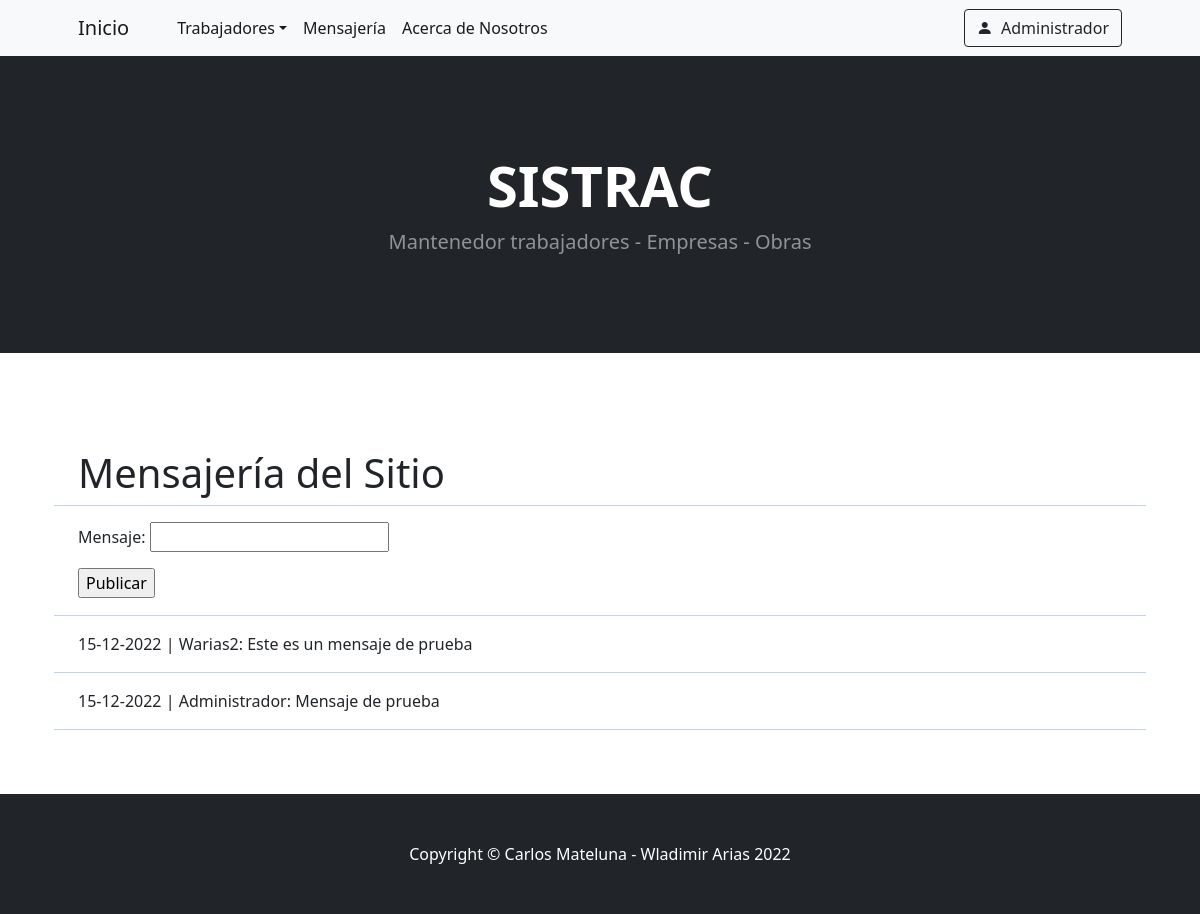
The page /app/mensajeria/ (signed in) on the database as committed earlier.
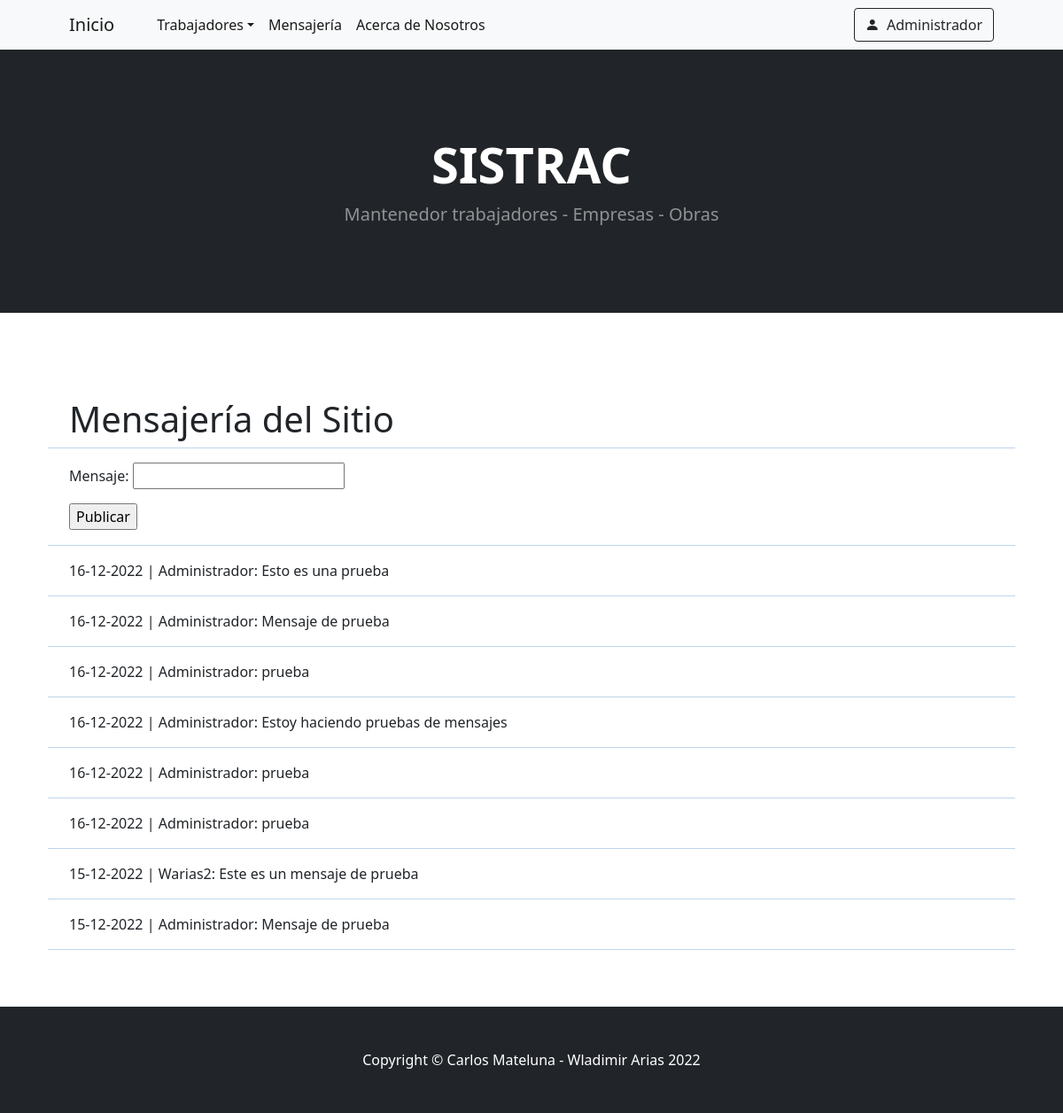
The same page on the database as committed later.
### app/models.py (models this page shows)
class Mensajes(models.Model):
    texto_mensaje = models.CharField(max_length=1000)
    fecha_ingreso = models.DateField()
    user = models.ForeignKey(User, on_delete=models.CASCADE)

### app/views.py (the view, shortened to what this page needs)
# urls.py: path("mensajeria/", mensajeria, name="app-mensajeria")
@login_required
def mensajeria(request):
    errores = ""
    now = datetime.now()
    mensajes = Mensajes.objects.all().order_by("-id")
    formulario = MensajeFormulario()
    contexto = {"listado_mensajes": mensajes, "formulario": formulario ,"errores": errores}
    return render(request, "app/listado_mensajes.html", contexto)

### app/forms.py
class MensajeFormulario(forms.Form):
    texto_mensaje = forms.CharField(label="Mensaje")

### app/templates/app/listado_mensajes.html (shortened to what this page needs)
{% extends 'app/base.html' %} {% block contenido %}
<h1>Mensajería del Sitio</h1>
<hr style="color: #0056b2;" />
<form method="post">
    {% csrf_token %} {{ formulario.as_p }}
    <input type="submit" value="Publicar">
</form>
<hr style="color: #FFFFFF;" />
<hr style="color: #0056b2;" />{% if listado_mensajes %} {% for mensaje in listado_mensajes %}
<p>{{mensaje.fecha_ingreso|date:"d-m-Y"}} | {{ mensaje.user|title}}: {{ mensaje.texto_mensaje }}</p>
<hr style="color: #0056b2;" /> {% endfor %} {% else %}
<p>No hay trabajadores ingresados en el sistema</p>
{% endif %} {% endblock %}

### app/templates/app/base.html (shortened to what this page needs)
<!DOCTYPE html>
<html lang="en">
<head>
    {% load static %}
    <link href="https://cdn.jsdelivr.net/npm/bootstrap-icons@1.5.0/font/bootstrap-icons.css" rel="stylesheet" />
    <link href="{% static 'app/css/styles.css' %}" rel="stylesheet" />
</head>
<body>
    <nav class="navbar navbar-expand-lg navbar-light bg-light">
        <div class="container px-4 px-lg-5">
            <a class="navbar-brand" href="{% url 'app-inicio' %}">Inicio</a>
            <div class="collapse navbar-collapse" id="navbarSupportedContent">
                <ul class="navbar-nav me-auto mb-2 mb-lg-0 ms-lg-4">
                    <li class="nav-item dropdown">
                        <a class="nav-link dropdown-toggle active" id="navbarDropdown" href="#" role="button" data-bs-toggle="dropdown" aria-expanded="false">Trabajadores</a>
                    </li>
                    <li class="nav-item"><a class="nav-link active" aria-current="page" href="{% url 'app-mensajeria' %}">Mensajería</a></li>
                    <li class="nav-item"><a class="nav-link active" aria-current="page" href="{% url 'auth-about' %}">Acerca de Nosotros</a></li>
                </ul>
                {% if request.user.is_authenticated %}
                <ul class="navbar-nav  mb-2 mb-lg-0 ms-lg-4">
                    <li class="nav-item dropdown">
                        <a class="btn btn-outline-dark" id="navbarDropdown" href="#" role="button" data-bs-toggle="dropdown" aria-expanded="false"><i class="bi bi-person-fill me-1"></i> {{ request.user.username.capitalize }}</a>
                    </li>
                </ul>
                {% else %}
                <ul class="navbar-nav  mb-2 mb-lg-0 ms-lg-4">
                    <li class="nav-item dropdown">
                        <a class="btn btn-outline-dark " id="navbarDropdown" href="{% url 'auth-login' %}" aria-expanded="false"><i class="bi bi-person-fill me-1"></i> Iniciar Sesión</a>
                    </li>
                </ul>
                {% endif %}
            </div>
        </div>
    </nav>
    <header class="bg-dark py-5">
        <div class="container px-4 px-lg-5 my-5">
            <div class="text-center text-white">
                <h1 class="display-4 fw-bolder">SISTRAC</h1>
                <p class="lead fw-normal text-white-50 mb-0">Mantenedor trabajadores - Empresas - Obras</p>
            </div>
        </div>
    </header>
    <section class="py-5">
        <div class="container px-4 px-lg-5 mt-5">
            <div class="row gx-4 gx-lg-5 row-cols-md-1 justify-content-center">
                {% block contenido %} {% endblock %}
            </div>
        </div>
    </section>
    <footer class="py-5 bg-dark">
        <div class="container">
            <p class="m-0 text-center text-white">Copyright &copy; Carlos Mateluna - Wladimir Arias 2022</p>
        </div>
    </footer>
</body>
</html>

Rows that differ between the two databases and show on the page:
added Mensajes: fecha_ingreso "16-12-2022", user "Administrador", texto_mensaje "Esto es una prueba"
added Mensajes: fecha_ingreso "16-12-2022", user "Administrador", texto_mensaje "Mensaje de prueba"
added Mensajes: fecha_ingreso "16-12-2022", user "Administrador", texto_mensaje "prueba"
added Mensajes: fecha_ingreso "16-12-2022", user "Administrador", texto_mensaje "Estoy haciendo pruebas de mensajes"
added Mensajes: fecha_ingreso "16-12-2022", user "Administrador", texto_mensaje "prueba"
added Mensajes: fecha_ingreso "16-12-2022", user "Administrador", texto_mensaje "prueba"
